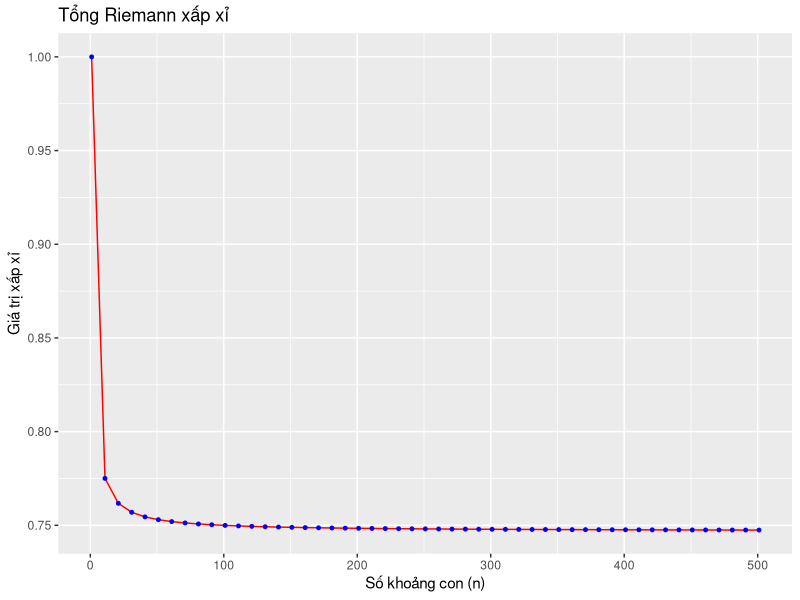

Write the R code that produced this figure.
# EX2
library("ggplot2")

riemann_sum <- function(f_x, a, b, n) {
  delta <- (b - a) / n
  x_mid <- seq(a, b - delta, delta)
  r_sum = sum(f_x(x_mid) * delta)
  return(r_sum)
}

f_x <- function(x) {
  return(exp(-(x^2)))
}

a = 0L
b = 1L

n <- seq(1, 501, 10)
r_sum_n <- c()
for (i in n) {
  r_sum_n <- c(r_sum_n, riemann_sum(f_x, a, b, i))
}

df <- data.frame(n = n, r_sum_n = r_sum_n)

plot <- ggplot(df, aes(x = n, y = r_sum_n)) + 
  labs (
    title = "Tổng Riemann xấp xỉ",
    x = "Số khoảng con (n)",
    y = "Giá trị xấp xỉ"
  ) +
  geom_line(color = "red") + 
  geom_point(size = 1, color = "blue")

print(plot)